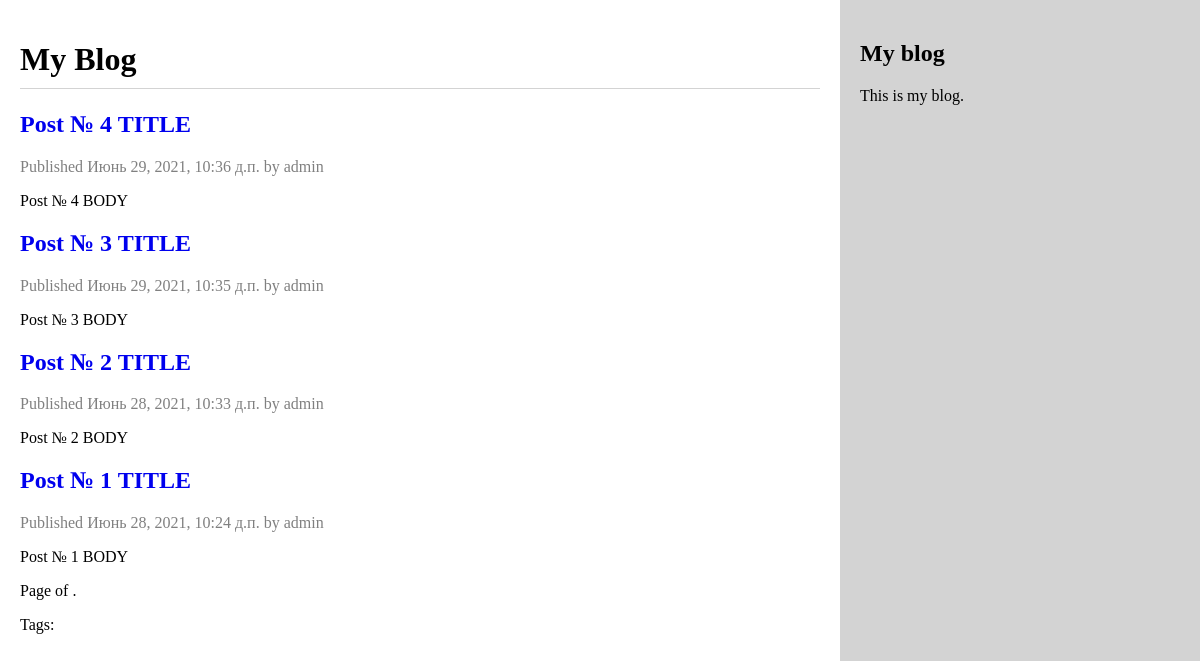
Screenshot of /blog/ with the database file from the repository.
### blog/models.py (models this page shows, shortened)
class Post(models.Model):
    STATUS_CHOICES = (
        ('draft', 'Draft'),
        ('published', 'Published'),
    )
    title = models.CharField(max_length=250)
    slug = models.SlugField(max_length=250, unique_for_date='publish')
    author = models.ForeignKey(User, on_delete=models.CASCADE, related_name='blog_posts')
    body = models.TextField()
    publish = models.DateTimeField(default=timezone.now)
    created = models.DateTimeField(auto_now_add=True)
    updated = models.DateTimeField(auto_now=True)
    status = models.CharField(max_length=10, choices=STATUS_CHOICES, default='draft')
    class Meta:
        ordering = ('-publish',)
    def get_absolute_url(self):
        return reverse('blog:post_detail',
                        args=[self.publish.year,
                              self.publish.month,
                              self.publish.day,
                              self.slug])
    tags = TaggableManager()

### blog/views.py (the view)
# urls.py: path('', post_list, name='post_list'),
def post_list(request, tag_slug=None):
    object_list = Post.objects.all()
    tag = None
    if tag_slug:
        tag = get_object_or_404(Tag, slug=tag_slug)
        object_list = object_list.filter(tags__in=[tag])
    paginator = Paginator(object_list, 3)  # 3 поста на каждой странице
    page = request.GET.get('page')
    try:
        posts = paginator.page(page)
    except PageNotAnInteger:
        posts = paginator.page(1)
    except EmptyPage:
        posts = paginator.page(paginator.num_pages)
    return render(request,
		  'blog/post/list.html',
		  {
           'page': page,
		   'posts': posts,
		   'tag': tag,
           'object_list': object_list
          })

### blog/templates/blog/post/list.html (shortened to what this page needs)
{% extends "blog/base.html" %}
{% block content %}
    <h1>My Blog</h1>
	{% for object in object_list %}
        <h2>
            <a href="{{ object.get_absolute_url }}">
                {{ object.title }}
            </a>
        </h2>
        <p class="date">
            Published {{ object.publish }} by {{ object.author }}
        </p>
        {{ object.body|truncatewords:30|linebreaks }}
    {% endfor %}
    {% include "../pagination.html" with page=posts %}
    <p class="tags">
	    Tags:
	</p>
{% endblock %}

### blog/static/static/css/blog.css (style rules this page uses)
* { box-sizing:border-box; }
a { text-decoration: none; }
body, html { height: 100%; margin: 0; }
h1 { border-bottom: 1px solid lightgrey; padding-bottom: 10px; }
.date, .info { color: grey; }

### rows the page displays
Post: title "Post № 4 TITLE", publish "Июнь 29, 2021, 10:36 д.п.", author "admin", body "Post № 4 BODY"
Post: title "Post № 3 TITLE", publish "Июнь 29, 2021, 10:35 д.п.", author "admin", body "Post № 3 BODY"
Post: title "Post № 2 TITLE", publish "Июнь 28, 2021, 10:33 д.п.", author "admin", body "Post № 2 BODY"
Post: title "Post № 1 TITLE", publish "Июнь 28, 2021, 10:24 д.п.", author "admin", body "Post № 1 BODY"
